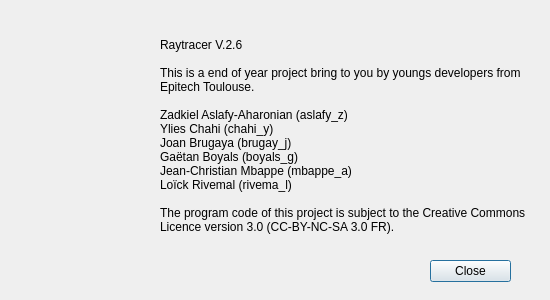
<?xml version="1.0" encoding="UTF-8"?>
<ui version="4.0">
 <class>aboutrt</class>
 <widget class="QDialog" name="aboutrt">
  <property name="geometry">
   <rect>
    <x>0</x>
    <y>0</y>
    <width>550</width>
    <height>300</height>
   </rect>
  </property>
  <property name="maximumSize">
   <size>
    <width>550</width>
    <height>300</height>
   </size>
  </property>
  <property name="windowTitle">
   <string>About Raytracer</string>
  </property>
  <widget class="QLabel" name="aboutIcon">
   <property name="geometry">
    <rect>
     <x>40</x>
     <y>50</y>
     <width>71</width>
     <height>81</height>
    </rect>
   </property>
   <property name="text">
    <string/>
   </property>
   <property name="pixmap">
    <pixmap resource="ressource.qrc">:/images/images/about.png</pixmap>
   </property>
  </widget>
  <widget class="QLabel" name="label">
   <property name="geometry">
    <rect>
     <x>160</x>
     <y>20</y>
     <width>371</width>
     <height>231</height>
    </rect>
   </property>
   <property name="text">
    <string>Raytracer V.2.6

This is a end of year project bring to you by youngs developers from Epitech Toulouse.

Zadkiel Aslafy-Aharonian (aslafy_z)
Ylies Chahi (chahi_y)
Joan Brugaya (brugay_j)
Gaëtan Boyals (boyals_g)
Jean-Christian Mbappe (mbappe_a)
Loïck Rivemal (rivema_l)

The program code of this project is subject to the Creative Commons Licence version 3.0 (CC-BY-NC-SA 3.0 FR).</string>
   </property>
   <property name="wordWrap">
    <bool>true</bool>
   </property>
  </widget>
  <widget class="QLabel" name="label_2">
   <property name="geometry">
    <rect>
     <x>20</x>
     <y>150</y>
     <width>111</width>
     <height>41</height>
    </rect>
   </property>
   <property name="text">
    <string/>
   </property>
   <property name="pixmap">
    <pixmap resource="ressource.qrc">:/images/images/epitech.png</pixmap>
   </property>
   <property name="scaledContents">
    <bool>true</bool>
   </property>
  </widget>
  <widget class="QPushButton" name="closeAbout">
   <property name="geometry">
    <rect>
     <x>430</x>
     <y>260</y>
     <width>81</width>
     <height>22</height>
    </rect>
   </property>
   <property name="text">
    <string>Close</string>
   </property>
  </widget>
 </widget>
 <resources>
  <include location="ressource.qrc"/>
 </resources>
 <connections/>
</ui>
